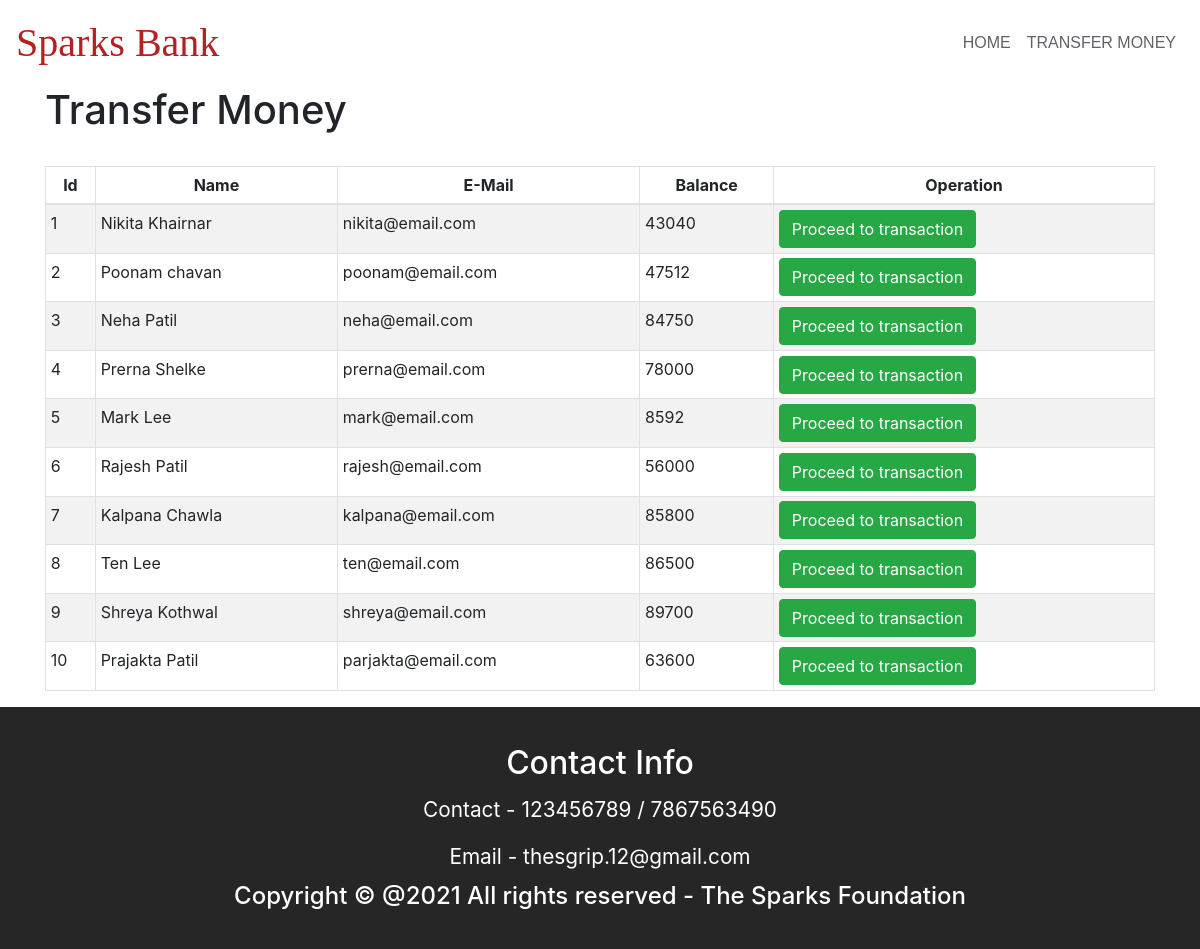
The page /transfer_money.php on the database its author committed.
### tables this page shows
CREATE TABLE `users` (
  `id` int(3) NOT NULL,
  `name` text NOT NULL,
  `email` varchar(30) NOT NULL,
  `balance` int(11) NOT NULL
);

### transfer_money.php (the view, shortened to what this page needs)
<?php
    include 'config.php';
    $sql = "SELECT * FROM users";
    $result = mysqli_query($conn,$sql);
?>
<?php include('nav.php'); ?>
<div class="container">
        <h1>Transfer Money</h1>
        <br>
            <div class="row">
                <div class="col">
                    <div class="table-responsive-sm">
                    <table class="table table-hover table-sm table-striped table-condensed table-bordered">
                        <thead>
                            <tr>
                            <th scope="col" class="text-center py-2">Id</th>
                            <th scope="col" class="text-center py-2">Name</th>
                            <th scope="col" class="text-center py-2">E-Mail</th>
                            <th scope="col" class="text-center py-2">Balance</th>
                            <th scope="col" class="text-center py-2">Operation</th>
                            </tr>
                        </thead>
                        <tbody>
                <?php
                    while($rows=mysqli_fetch_assoc($result)){
                ?>
                    <tr>
                        <td class="py-2"><?php echo $rows['id'] ?></td>
                        <td class="py-2"><?php echo $rows['name']?></td>
                        <td class="py-2"><?php echo $rows['email']?></td>
                        <td class="py-2"><?php echo $rows['balance']?></td>
                        <td><a href="selectuserdetail.php?id= <?php echo $rows['id'] ;?>"> <button type="button" class="btn btn-success">Proceed to transaction</button></a></td>
                    </tr>
                <?php
                    }
                ?>
                        </tbody>
                    </table>
                    </div>
                </div>
            </div>
         </div>
<?php include('footer.php'); ?>
</body>
</html>

### rows shown on the page
users: id "1", name "Nikita Khairnar", email "nikita@email.com", balance "43040"
users: id "2", name "Poonam chavan", email "poonam@email.com", balance "47512"
users: id "3", name "Neha Patil", email "neha@email.com", balance "84750"
users: id "4", name "Prerna Shelke", email "prerna@email.com", balance "78000"
users: id "5", name "Mark Lee", email "mark@email.com", balance "8592"
users: id "6", name "Rajesh Patil", email "rajesh@email.com", balance "56000"
users: id "7", name "Kalpana Chawla", email "kalpana@email.com", balance "85800"
users: id "8", name "Ten Lee", email "ten@email.com", balance "86500"
users: id "9", name "Shreya Kothwal", email "shreya@email.com", balance "89700"
users: id "10", name "Prajakta Patil", email "parjakta@email.com", balance "63600"
